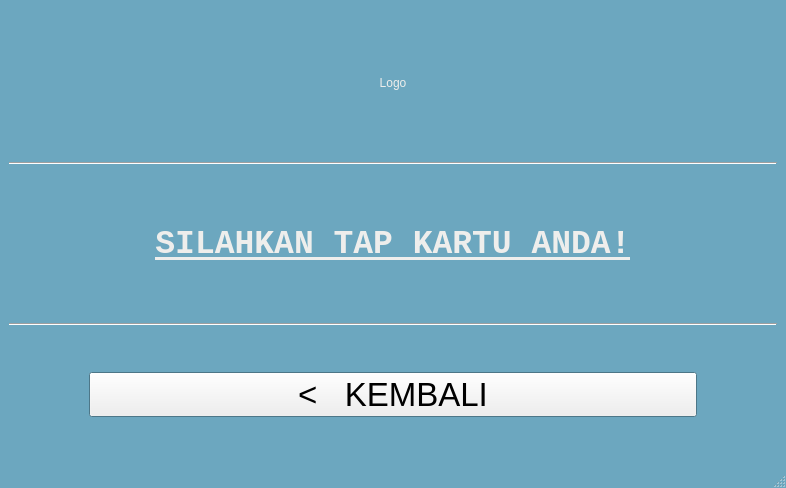
<?xml version="1.0" encoding="UTF-8"?>
<ui version="4.0">
 <class>TapCard_Window</class>
 <widget class="QMainWindow" name="TapCard_Window">
  <property name="geometry">
   <rect>
    <x>0</x>
    <y>0</y>
    <width>786</width>
    <height>488</height>
   </rect>
  </property>
  <property name="palette">
   <palette>
    <active>
     <colorrole role="WindowText">
      <brush brushstyle="SolidPattern">
       <color alpha="255">
        <red>238</red>
        <green>238</green>
        <blue>236</blue>
       </color>
      </brush>
     </colorrole>
     <colorrole role="Base">
      <brush brushstyle="SolidPattern">
       <color alpha="255">
        <red>255</red>
        <green>255</green>
        <blue>255</blue>
       </color>
      </brush>
     </colorrole>
     <colorrole role="Window">
      <brush brushstyle="SolidPattern">
       <color alpha="255">
        <red>108</red>
        <green>167</green>
        <blue>191</blue>
       </color>
      </brush>
     </colorrole>
    </active>
    <inactive>
     <colorrole role="WindowText">
      <brush brushstyle="SolidPattern">
       <color alpha="255">
        <red>238</red>
        <green>238</green>
        <blue>236</blue>
       </color>
      </brush>
     </colorrole>
     <colorrole role="Base">
      <brush brushstyle="SolidPattern">
       <color alpha="255">
        <red>255</red>
        <green>255</green>
        <blue>255</blue>
       </color>
      </brush>
     </colorrole>
     <colorrole role="Window">
      <brush brushstyle="SolidPattern">
       <color alpha="255">
        <red>108</red>
        <green>167</green>
        <blue>191</blue>
       </color>
      </brush>
     </colorrole>
    </inactive>
    <disabled>
     <colorrole role="WindowText">
      <brush brushstyle="SolidPattern">
       <color alpha="255">
        <red>190</red>
        <green>190</green>
        <blue>190</blue>
       </color>
      </brush>
     </colorrole>
     <colorrole role="Base">
      <brush brushstyle="SolidPattern">
       <color alpha="255">
        <red>108</red>
        <green>167</green>
        <blue>191</blue>
       </color>
      </brush>
     </colorrole>
     <colorrole role="Window">
      <brush brushstyle="SolidPattern">
       <color alpha="255">
        <red>108</red>
        <green>167</green>
        <blue>191</blue>
       </color>
      </brush>
     </colorrole>
    </disabled>
   </palette>
  </property>
  <property name="windowTitle">
   <string>MainWindow</string>
  </property>
  <widget class="QWidget" name="centralwidget">
   <layout class="QVBoxLayout" name="verticalLayout">
    <item>
     <spacer name="verticalSpacer">
      <property name="orientation">
       <enum>Qt::Vertical</enum>
      </property>
      <property name="sizeType">
       <enum>QSizePolicy::Maximum</enum>
      </property>
      <property name="sizeHint" stdset="0">
       <size>
        <width>20</width>
        <height>40</height>
       </size>
      </property>
     </spacer>
    </item>
    <item>
     <widget class="QLabel" name="label_logo">
      <property name="text">
       <string>Logo</string>
      </property>
      <property name="alignment">
       <set>Qt::AlignCenter</set>
      </property>
     </widget>
    </item>
    <item>
     <spacer name="verticalSpacer_2">
      <property name="orientation">
       <enum>Qt::Vertical</enum>
      </property>
      <property name="sizeType">
       <enum>QSizePolicy::Maximum</enum>
      </property>
      <property name="sizeHint" stdset="0">
       <size>
        <width>20</width>
        <height>40</height>
       </size>
      </property>
     </spacer>
    </item>
    <item>
     <widget class="Line" name="line">
      <property name="orientation">
       <enum>Qt::Horizontal</enum>
      </property>
     </widget>
    </item>
    <item>
     <spacer name="verticalSpacer_3">
      <property name="orientation">
       <enum>Qt::Vertical</enum>
      </property>
      <property name="sizeType">
       <enum>QSizePolicy::Maximum</enum>
      </property>
      <property name="sizeHint" stdset="0">
       <size>
        <width>20</width>
        <height>40</height>
       </size>
      </property>
     </spacer>
    </item>
    <item>
     <widget class="QLabel" name="label_action">
      <property name="font">
       <font>
        <family>Monospace</family>
        <pointsize>25</pointsize>
        <weight>75</weight>
        <bold>true</bold>
        <underline>true</underline>
        <kerning>false</kerning>
       </font>
      </property>
      <property name="text">
       <string>SILAHKAN TAP KARTU ANDA!</string>
      </property>
      <property name="alignment">
       <set>Qt::AlignCenter</set>
      </property>
     </widget>
    </item>
    <item>
     <spacer name="verticalSpacer_4">
      <property name="orientation">
       <enum>Qt::Vertical</enum>
      </property>
      <property name="sizeType">
       <enum>QSizePolicy::Maximum</enum>
      </property>
      <property name="sizeHint" stdset="0">
       <size>
        <width>20</width>
        <height>40</height>
       </size>
      </property>
     </spacer>
    </item>
    <item>
     <widget class="Line" name="line_2">
      <property name="orientation">
       <enum>Qt::Horizontal</enum>
      </property>
     </widget>
    </item>
    <item>
     <spacer name="verticalSpacer_5">
      <property name="orientation">
       <enum>Qt::Vertical</enum>
      </property>
      <property name="sizeType">
       <enum>QSizePolicy::Maximum</enum>
      </property>
      <property name="sizeHint" stdset="0">
       <size>
        <width>20</width>
        <height>40</height>
       </size>
      </property>
     </spacer>
    </item>
    <item>
     <layout class="QHBoxLayout" name="horizontalLayout">
      <item>
       <spacer name="horizontalSpacer">
        <property name="orientation">
         <enum>Qt::Horizontal</enum>
        </property>
        <property name="sizeType">
         <enum>QSizePolicy::Minimum</enum>
        </property>
        <property name="sizeHint" stdset="0">
         <size>
          <width>40</width>
          <height>20</height>
         </size>
        </property>
       </spacer>
      </item>
      <item>
       <spacer name="horizontalSpacer_3">
        <property name="orientation">
         <enum>Qt::Horizontal</enum>
        </property>
        <property name="sizeType">
         <enum>QSizePolicy::Minimum</enum>
        </property>
        <property name="sizeHint" stdset="0">
         <size>
          <width>40</width>
          <height>20</height>
         </size>
        </property>
       </spacer>
      </item>
      <item>
       <widget class="QPushButton" name="back_button">
        <property name="font">
         <font>
          <pointsize>25</pointsize>
         </font>
        </property>
        <property name="text">
         <string>&lt;   KEMBALI</string>
        </property>
       </widget>
      </item>
      <item>
       <spacer name="horizontalSpacer_4">
        <property name="orientation">
         <enum>Qt::Horizontal</enum>
        </property>
        <property name="sizeType">
         <enum>QSizePolicy::Minimum</enum>
        </property>
        <property name="sizeHint" stdset="0">
         <size>
          <width>40</width>
          <height>20</height>
         </size>
        </property>
       </spacer>
      </item>
      <item>
       <spacer name="horizontalSpacer_2">
        <property name="orientation">
         <enum>Qt::Horizontal</enum>
        </property>
        <property name="sizeType">
         <enum>QSizePolicy::Minimum</enum>
        </property>
        <property name="sizeHint" stdset="0">
         <size>
          <width>40</width>
          <height>20</height>
         </size>
        </property>
       </spacer>
      </item>
     </layout>
    </item>
    <item>
     <spacer name="verticalSpacer_6">
      <property name="orientation">
       <enum>Qt::Vertical</enum>
      </property>
      <property name="sizeType">
       <enum>QSizePolicy::Maximum</enum>
      </property>
      <property name="sizeHint" stdset="0">
       <size>
        <width>20</width>
        <height>40</height>
       </size>
      </property>
     </spacer>
    </item>
   </layout>
  </widget>
  <widget class="QMenuBar" name="menubar">
   <property name="geometry">
    <rect>
     <x>0</x>
     <y>0</y>
     <width>786</width>
     <height>26</height>
    </rect>
   </property>
  </widget>
  <widget class="QStatusBar" name="statusbar"/>
 </widget>
 <resources/>
 <connections>
  <connection>
   <sender>back_button</sender>
   <signal>clicked()</signal>
   <receiver>TapCard_Window</receiver>
   <slot>close()</slot>
   <hints>
    <hint type="sourcelabel">
     <x>439</x>
     <y>373</y>
    </hint>
    <hint type="destinationlabel">
     <x>432</x>
     <y>422</y>
    </hint>
   </hints>
  </connection>
 </connections>
</ui>
